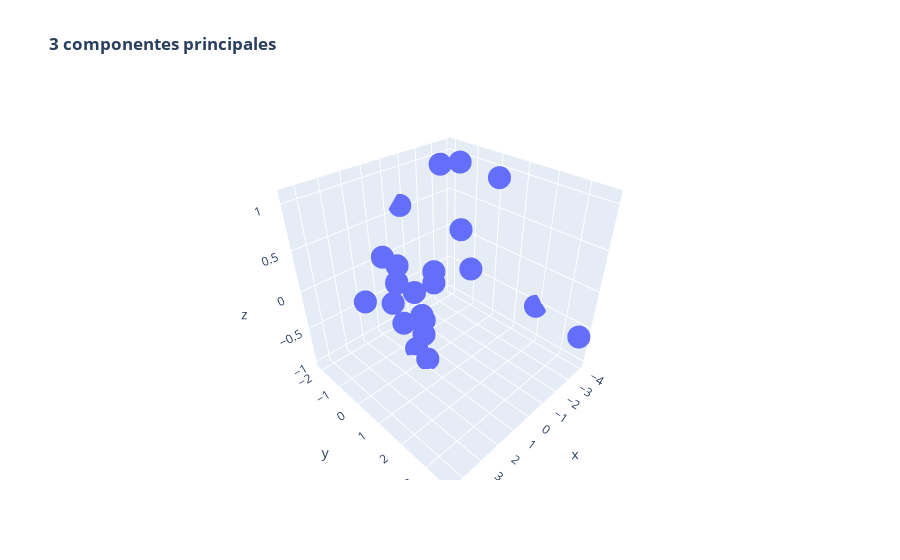

This figure's notebook cell:
### Code cell
fig = go.Figure()
fig.add_trace(go.Scatter3d(
    x = Y_3pc[0],y = Y_3pc[1], z = Y_3pc[2],
    mode='markers'
))
fig.update_layout(title_text="<b> 3 componentes principales")
fig.show()

### Figure 1 — Plotly figure (JSON) as saved in the notebook; plotly's stock layout.template omitted (floating-point values rounded to 4 significant figures)
{"data": [{"mode": "markers", "type": "scatter3d", "x": [-1.548, -3.793, 1.896, -3.71, 2.741, 0.708, 0.8221, -3.955, 2.723, 0.9001, -3.007, -0.418, 1.541, 0.299, -1.293, 0.7836, 0.3292, -1.296, 0.1958, 4.414, -1.884, -0.6865, 4.237], "y": [0.03919, 0.1371, -0.1097, 3.696, -1.019, -0.4658, -0.9573, 1.916, 0.5623, 0.2348, -0.9967, -0.3696, -0.7779, -1.641, -1.015, -0.3557, -0.4166, 0.6375, -0.4646, 1.702, -1.068, -2.068, 2.8], "z": [0.4672, 0.9096, 0.3648, -0.583, -0.1459, -1.018, -0.7059, -0.532, 0.3695, -0.9898, 1.03, -0.1664, -0.2783, -0.2926, -0.2198, -0.1473, -0.5459, 0.0893, -0.8704, 1.014, 1.071, 0.5725, 0.6081]}], "layout": {"title": {"text": "<b> 3 componentes principales"}}}
